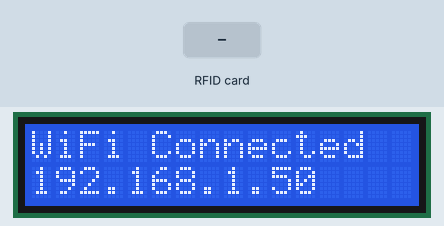
Recording of a sketch running on a simulated ESP32. On the bench: 16×2 character LCD. The inputs (shaded band) are chosen by the test bench. WiFi joins after 1.5 s; servers stay silent unless stated; what the sketch prints to the serial monitor is not drawn.

Above: at 1.7 s.
At 5.2 s:
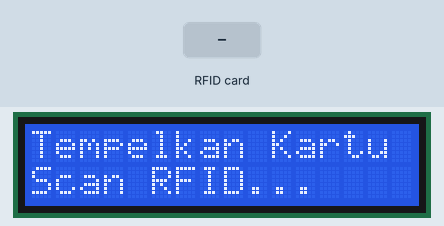
5.3 s: RFID card 5E 7A 19 C4 held to the reader
At 6.5 s:
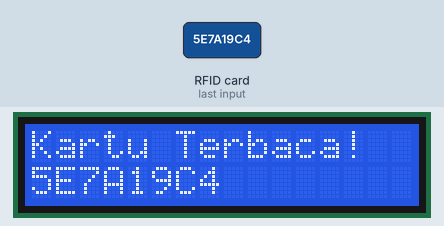
Timing chart, 0 to 8.3 s (numbered marks = the images above; inputs shaded):
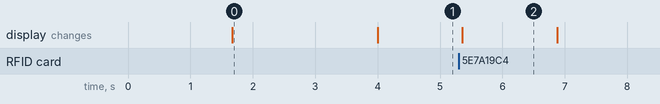

The sketch:

sketch_nov18a.ino
```cpp
#define BLYNK_TEMPLATE_ID "TMPL6JvqNnfTN"
#define BLYNK_TEMPLATE_NAME "RFID Monitoring"
#define BLYNK_AUTH_TOKEN "qEgfGzKSIk2nk4aH6RzLTl3fBhZ9dbx0"

#include <WiFi.h>
#include <BlynkSimpleEsp32.h>
#include <SPI.h>
#include <MFRC522.h>
#include <Wire.h>
#include <LiquidCrystal_I2C.h>

// ================= WIFI =================
char ssid[] = "Repph_";
char pass[] = "Revasunoo2024";

// ================= RFID =================
#define SS_PIN 5
#define RST_PIN 2

MFRC522 rfid(SS_PIN, RST_PIN);

// ================= LCD =================
LiquidCrystal_I2C lcd(0x27, 16, 2);

// ================= VARIABEL =================
int totalScan = 0;
String lastUID = "";
unsigned long lastReconnect = 0;

// ================= SETUP =================
void setup() {
  Serial.begin(115200);
  Serial.println("START PROGRAM");

  SPI.begin(18, 19, 23, 5);
  Serial.println("SPI OK");

  rfid.PCD_Init();
  Serial.println("RFID OK");

  Wire.begin(21, 22);
  lcd.init();
  lcd.backlight();
  Serial.println("LCD OK");

  lcd.setCursor(0, 0);
  lcd.print("RFID Monitoring");
  lcd.setCursor(0, 1);
  lcd.print("Connecting WiFi");

  WiFi.begin(ssid, pass);

  while (WiFi.status() != WL_CONNECTED) {
    delay(500);
    Serial.print(".");
  }

  Serial.println();
  Serial.println("WiFi Connected");
  Serial.println(WiFi.localIP());

  lcd.clear();
  lcd.print("WiFi Connected");
  lcd.setCursor(0, 1);
  lcd.print(WiFi.localIP());

  Blynk.config(BLYNK_AUTH_TOKEN);
  Blynk.connect();

  if (Blynk.connected()) {
    Blynk.virtualWrite(V1, "RFID Ready");
    Blynk.virtualWrite(V2, totalScan);
    Blynk.virtualWrite(V3, "Connected");
    Serial.println("Blynk Connected");
  } else {
    Serial.println("Blynk Not Connected");
  }

  delay(2000);

  lcd.clear();
  lcd.print("Tempelkan Kartu");
  lcd.setCursor(0, 1);
  lcd.print("Scan RFID...");

  Serial.println("SETUP SELESAI");
}

// ================= LOOP =================
void loop() {
  if (WiFi.status() != WL_CONNECTED) {
    WiFi.reconnect();
  }

  if (!Blynk.connected() && millis() - lastReconnect > 5000) {
    lastReconnect = millis();
    Blynk.connect(1000);
  }

  Blynk.run();

  if (!rfid.PICC_IsNewCardPresent()) {
    return;
  }

  if (!rfid.PICC_ReadCardSerial()) {
    return;
  }

  lastUID = "";

  for (byte i = 0; i < rfid.uid.size; i++) {
    if (rfid.uid.uidByte[i] < 0x10) {
      lastUID += "0";
    }

    lastUID += String(rfid.uid.uidByte[i], HEX);
  }

  lastUID.toUpperCase();
  totalScan++;

  Serial.print("UID: ");
  Serial.println(lastUID);

  Serial.print("Total Scan: ");
  Serial.println(totalScan);

  lcd.clear();
  lcd.print("Kartu Terbaca!");
  lcd.setCursor(0, 1);
  lcd.print(lastUID.substring(0, 16));

  if (Blynk.connected()) {
    Blynk.virtualWrite(V0, lastUID);
    Blynk.virtualWrite(V1, "Kartu Terbaca");
    Blynk.virtualWrite(V2, totalScan);
    Blynk.virtualWrite(V3, "Connected");
  }

  delay(1500);

  lcd.clear();
  lcd.print("Tempelkan Kartu");
  lcd.setCursor(0, 1);
  lcd.print("Scan RFID...");

  rfid.PICC_HaltA();
  rfid.PCD_StopCrypto1();
}
```

Measured:
- after the input at 5.3 s, the display: changes after 0.05 s (image 2)
- what the display in image 0 shows lasts 2.3 s, from 1.7 s to 4.0 s
- what the display in image 2 shows lasts 1.5 s, from 5.4 s to 6.9 s
